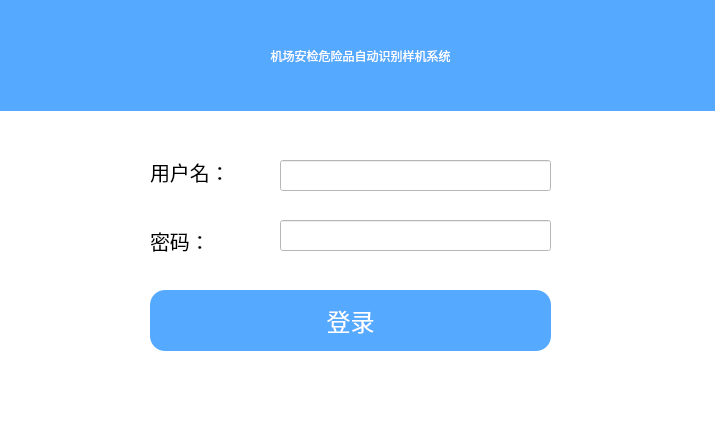
<?xml version="1.0" encoding="UTF-8"?>
<ui version="4.0">
 <class>LoadingWindow</class>
 <widget class="QMainWindow" name="LoadingWindow">
  <property name="geometry">
   <rect>
    <x>0</x>
    <y>0</y>
    <width>715</width>
    <height>431</height>
   </rect>
  </property>
  <property name="font">
   <font>
    <pointsize>18</pointsize>
   </font>
  </property>
  <property name="windowTitle">
   <string>机场安检危险品自动识别样机系统</string>
  </property>
  <property name="styleSheet">
   <string notr="true">background-color: rgb(255, 255, 255);</string>
  </property>
  <widget class="QWidget" name="centralwidget">
   <widget class="QLabel" name="label">
    <property name="geometry">
     <rect>
      <x>0</x>
      <y>0</y>
      <width>721</width>
      <height>111</height>
     </rect>
    </property>
    <property name="styleSheet">
     <string notr="true">font: 75 20pt &quot;微软雅黑&quot;;
background-color: rgb(85, 170, 255);
color: rgb(255, 255, 255);</string>
    </property>
    <property name="lineWidth">
     <number>0</number>
    </property>
    <property name="text">
     <string>机场安检危险品自动识别样机系统</string>
    </property>
    <property name="alignment">
     <set>Qt::AlignCenter</set>
    </property>
   </widget>
   <widget class="QLabel" name="label_2">
    <property name="geometry">
     <rect>
      <x>150</x>
      <y>151</y>
      <width>91</width>
      <height>41</height>
     </rect>
    </property>
    <property name="font">
     <font>
      <pointsize>15</pointsize>
     </font>
    </property>
    <property name="text">
     <string>用户名：</string>
    </property>
   </widget>
   <widget class="QLabel" name="label_3">
    <property name="geometry">
     <rect>
      <x>150</x>
      <y>220</y>
      <width>91</width>
      <height>41</height>
     </rect>
    </property>
    <property name="font">
     <font>
      <pointsize>15</pointsize>
     </font>
    </property>
    <property name="text">
     <string>密码：</string>
    </property>
   </widget>
   <widget class="QLineEdit" name="lineEdit">
    <property name="geometry">
     <rect>
      <x>280</x>
      <y>160</y>
      <width>271</width>
      <height>31</height>
     </rect>
    </property>
   </widget>
   <widget class="QLineEdit" name="lineEdit_2">
    <property name="geometry">
     <rect>
      <x>280</x>
      <y>220</y>
      <width>271</width>
      <height>31</height>
     </rect>
    </property>
    <property name="echoMode">
     <enum>QLineEdit::Password</enum>
    </property>
   </widget>
   <widget class="QPushButton" name="pushButton">
    <property name="enabled">
     <bool>true</bool>
    </property>
    <property name="geometry">
     <rect>
      <x>150</x>
      <y>290</y>
      <width>401</width>
      <height>61</height>
     </rect>
    </property>
    <property name="font">
     <font>
      <pointsize>18</pointsize>
     </font>
    </property>
    <property name="styleSheet">
     <string notr="true">background-color: rgb(85, 170, 255);
border:0px;
color: rgb(255, 255, 255);
border-radius:15px;</string>
    </property>
    <property name="text">
     <string>登录</string>
    </property>
    <property name="checkable">
     <bool>true</bool>
    </property>
    <property name="autoExclusive">
     <bool>true</bool>
    </property>
   </widget>
  </widget>
  <widget class="QMenuBar" name="menubar">
   <property name="geometry">
    <rect>
     <x>0</x>
     <y>0</y>
     <width>715</width>
     <height>23</height>
    </rect>
   </property>
  </widget>
  <widget class="QStatusBar" name="statusbar"/>
 </widget>
 <resources/>
 <connections/>
</ui>
